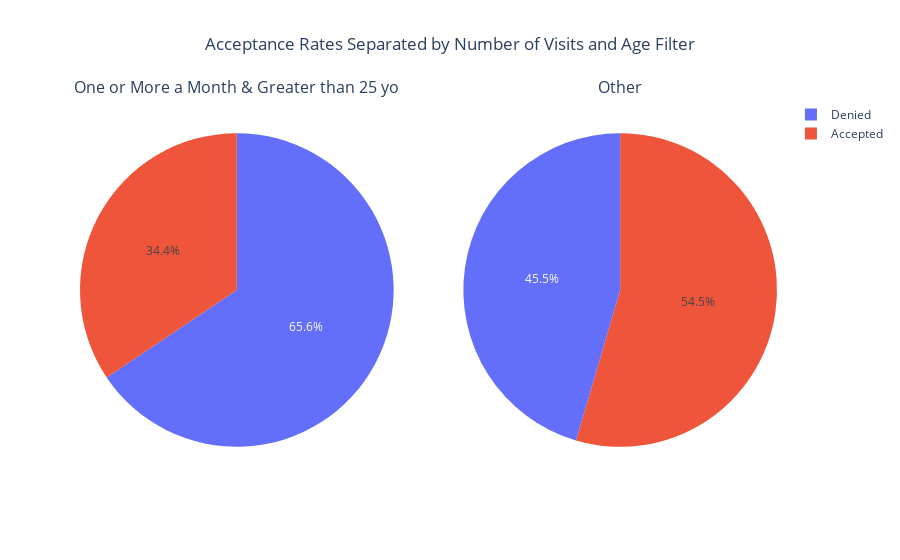

The notebook cell saved with this chart:
### Code cell
# The group going one or more times a month and are greater than the Age of 25 denied the Bar Coupon more than
# the rest of participants <= 25 years old who went less than once a month.
labels = ['Accepted','Denied']
rows = 1
cols = 2

subplot_titles = ['One or More a Month & Greater than 25 yo','Other']
fig = make_subplots(rows=1, cols=2, subplot_titles=subplot_titles, print_grid=True, specs=[[{'type':'domain'}, {'type':'domain'}]])

fig.add_trace(go.Pie(labels=labels, values=[few_accp,(100-few_accp)]),
1, 1)
fig.add_trace(go.Pie(labels=labels, values=[rest_accp,(100-rest_accp)]),
1, 2)
    
fig.update_layout(title="Acceptance Rates Separated by Number of Visits and Age Filter", title_x=0.5)
fig.show()

### Figure 1 — Plotly figure (JSON) as saved in the notebook; plotly's stock layout.template omitted (floating-point values rounded to 4 significant figures)
{"data": [{"domain": {"x": [0, 0.45], "y": [0, 1]}, "labels": ["Accepted", "Denied"], "type": "pie", "values": [34.41, 65.59]}, {"domain": {"x": [0.55, 1], "y": [0, 1]}, "labels": ["Accepted", "Denied"], "type": "pie", "values": [54.55, 45.45]}], "layout": {"annotations": [{"font": {"size": 16}, "showarrow": false, "text": "One or More a Month & Greater than 25 yo", "x": 0.225, "xanchor": "center", "xref": "paper", "y": 1, "yanchor": "bottom", "yref": "paper"}, {"font": {"size": 16}, "showarrow": false, "text": "Other", "x": 0.775, "xanchor": "center", "xref": "paper", "y": 1, "yanchor": "bottom", "yref": "paper"}], "title": {"text": "Acceptance Rates Separated by Number of Visits and Age Filter", "x": 0.5}}}
